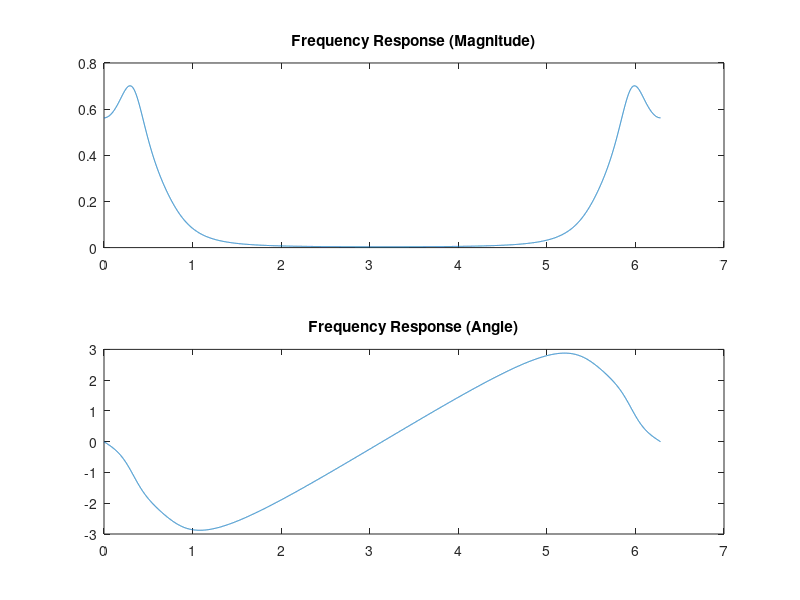
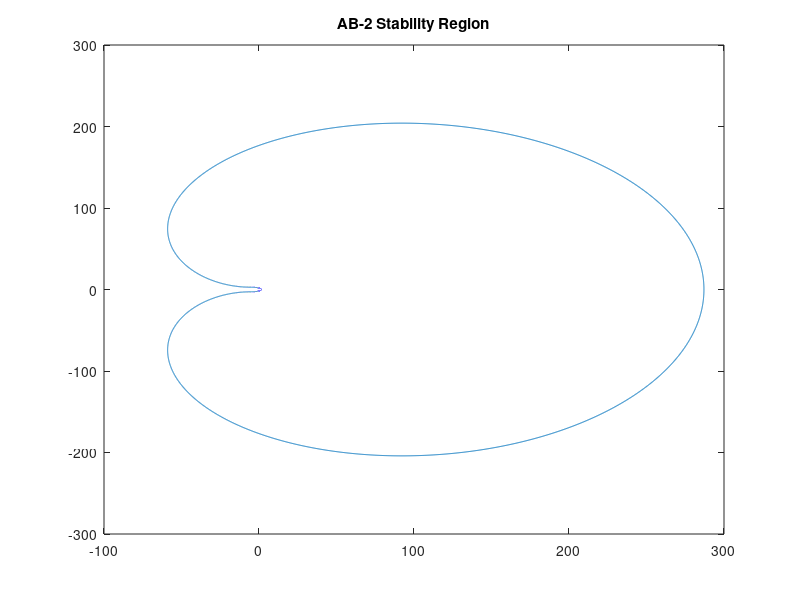
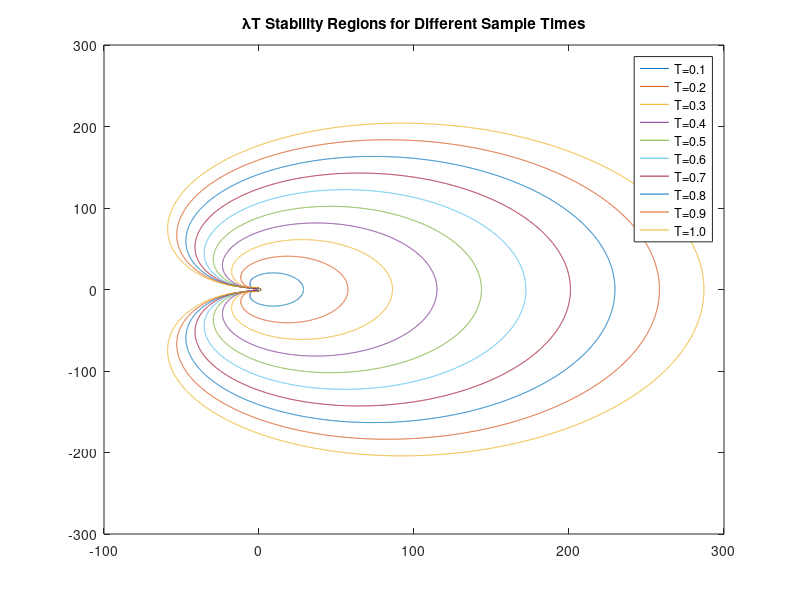

Write MATLAB code to recreate these figures, in order.
% System Simulation Problem 9
% Written by Josh Humphrey

%% Part B %%
N = 10000;
Omega=linspace(0,2*pi,N+1);      %Set up vector of Omega
z=exp(1i*Omega);                  %Define z on unit circle
T=0.001;
H=(.0850*z.^4)./(2.9362*z.^4-7.7069*z.^3+8.3393*z.^2-4.4174*z+1);
       
figure (1)
subplot(2,1,1)
plot(Omega,abs(H));
title('Frequency Response (Magnitude)')
        
subplot(2,1,2)
plot(Omega,angle(H));
title('Frequency Response (Angle)')

%% Part C %%
Omega=linspace(0,2*pi,N+1);      %Set up vector of Omega
z=exp(1i*Omega);                  %Define z on unit circle
T=0.001;
H=(2.9362*z.^4-7.7069*z.^3+8.3393*z.^2-4.4174*z+1)./(.0850*z.^4);

figure(2)
plot(real(H),imag(H));
title('AB-2 Stability Region') 

%% Part D %%
N = 10000;
Omega=linspace(0,2*pi,N+1); 
z=exp(1i*Omega); 

for T = 0.1:0.1:1
    w = T*((2.9362*z.^4-7.7069*z.^3+8.3393*z.^2-4.4174*z+1)./(.0850*z.^4));
    hold on
    figure(3)
    plot(real(w),imag(w))
    legend('T=0.1','T=0.2','T=0.3','T=0.4','T=0.5','T=0.6','T=0.7','T=0.8','T=0.9','T=1.0')
    title('\lambdaT Stability Regions for Different Sample Times')
    hold off
end
